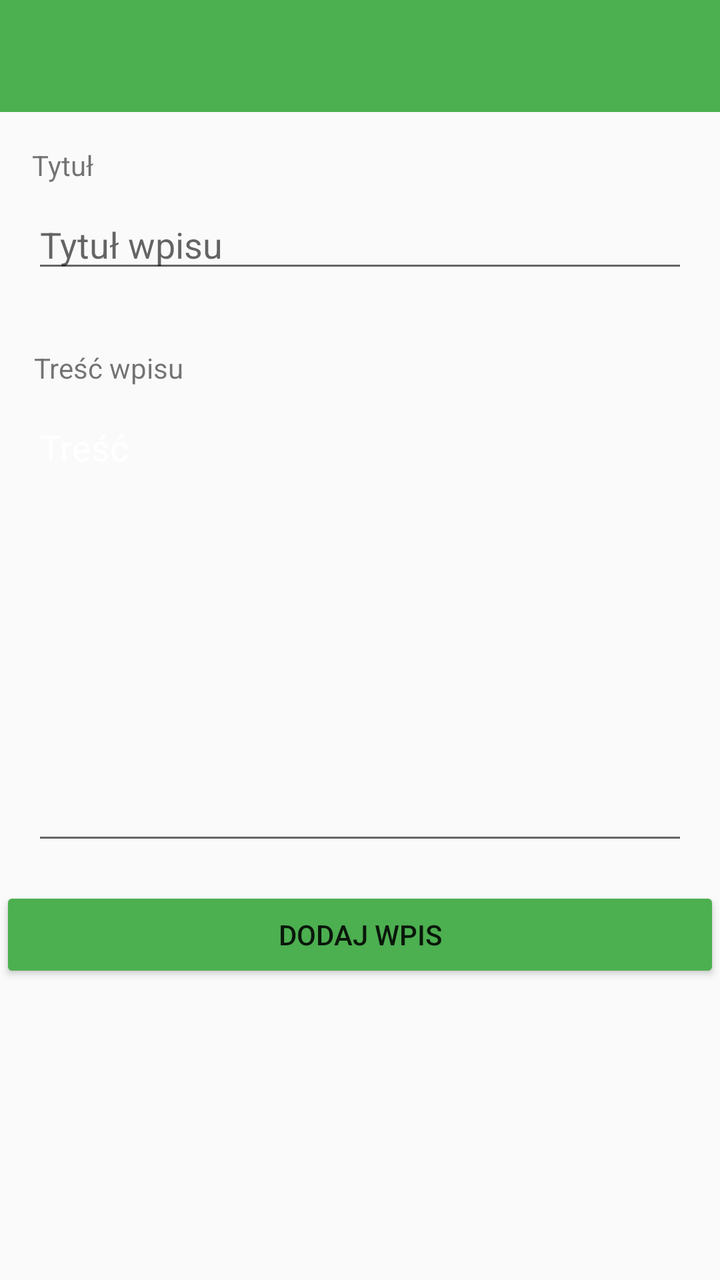
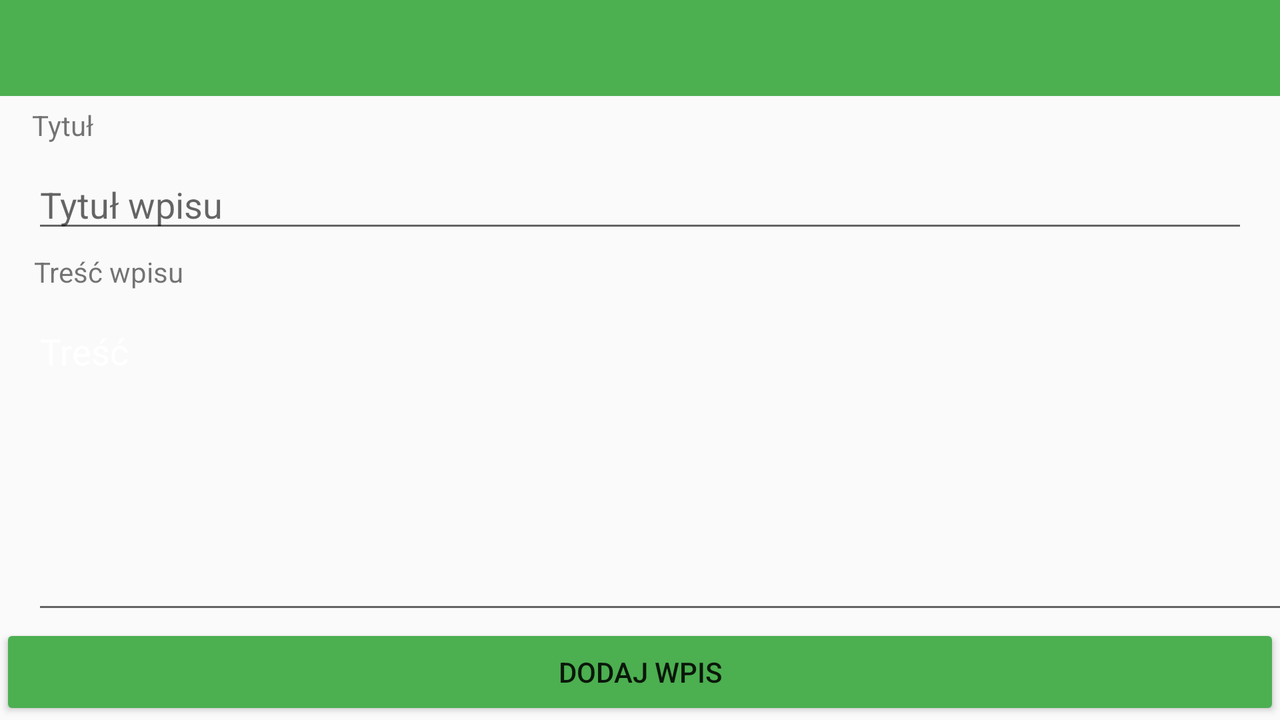

One screen, two layout resources from the same app: the default and the repository's alternative for another configuration. Each is rendered where Android would select it; the XML of both is given below.
<!-- AndroidManifest.xml: application theme Theme.Project -->
<!-- res/layout/activity_add_post.xml -->
<?xml version="1.0" encoding="utf-8"?>
<androidx.constraintlayout.widget.ConstraintLayout xmlns:android="http://schemas.android.com/apk/res/android"
    xmlns:app="http://schemas.android.com/apk/res-auto"
    xmlns:tools="http://schemas.android.com/tools"
    android:layout_width="match_parent"
    android:layout_height="match_parent"
    tools:context=".AddPostActivity">

    <androidx.appcompat.widget.Toolbar
        android:id="@+id/add_post_toolbar"
        android:layout_width="0dp"
        android:layout_height="wrap_content"
        android:background="?attr/colorPrimary"
        android:minHeight="?attr/actionBarSize"
        android:theme="@android:style/ThemeOverlay.Material.Dark.ActionBar"
        app:layout_constraintEnd_toEndOf="parent"
        app:layout_constraintHorizontal_bias="0.0"
        app:layout_constraintStart_toStartOf="parent"
        app:layout_constraintTop_toTopOf="parent" />

    <EditText
        android:id="@+id/post_title"
        android:layout_width="0dp"
        android:layout_height="wrap_content"
        android:layout_marginStart="16dp"
        android:layout_marginTop="44dp"
        android:layout_marginEnd="16dp"
        android:ems="10"
        android:hint="Tytuł wpisu"
        android:inputType="textPersonName"
        app:layout_constraintEnd_toEndOf="parent"
        app:layout_constraintHorizontal_bias="0.0"
        app:layout_constraintStart_toStartOf="parent"
        app:layout_constraintTop_toBottomOf="@+id/add_post_toolbar" />

    <EditText
        android:id="@+id/post_content"
        android:layout_width="0dp"
        android:layout_height="226dp"
        android:layout_marginStart="16dp"
        android:layout_marginTop="60dp"
        android:layout_marginEnd="16dp"
        android:ems="10"
        android:gravity="start|top"
        android:hint="Treść"
        android:inputType="textMultiLine"
        android:textColorHint="#FFFFFF"
        app:layout_constraintEnd_toEndOf="parent"
        app:layout_constraintHorizontal_bias="0.0"
        app:layout_constraintStart_toStartOf="parent"
        app:layout_constraintTop_toBottomOf="@+id/post_title" />

    <Button
        android:id="@+id/post_submit"
        android:layout_width="0dp"
        android:layout_height="wrap_content"
        android:layout_marginTop="16dp"
        android:backgroundTint="?attr/colorPrimary"
        android:text="Dodaj wpis"
        app:layout_constraintEnd_toEndOf="parent"
        app:layout_constraintStart_toStartOf="parent"
        app:layout_constraintTop_toBottomOf="@+id/post_content" />

    <TextView
        android:id="@+id/textView"
        android:layout_width="wrap_content"
        android:layout_height="wrap_content"
        android:layout_marginStart="1dp"
        android:layout_marginBottom="8dp"
        android:text="Treść wpisu"
        app:layout_constraintBottom_toTopOf="@+id/post_content"
        app:layout_constraintStart_toStartOf="@+id/post_content" />

    <TextView
        android:id="@+id/textView4"
        android:layout_width="wrap_content"
        android:layout_height="wrap_content"
        android:layout_marginBottom="8dp"
        android:text="Tytuł"
        app:layout_constraintBottom_toTopOf="@+id/post_title"
        app:layout_constraintStart_toStartOf="@+id/post_title" />
</androidx.constraintlayout.widget.ConstraintLayout>
<!-- resources referenced by this layout -->
<resources>
  <style name="Theme.Project" parent="Theme.AppCompat.Light.NoActionBar">
          
          <item name="colorPrimary">@color/primary</item>
          <item name="colorPrimaryVariant">@color/purple_700</item>
          <item name="colorOnPrimary">@color/white</item>
          
          <item name="colorSecondary">@color/teal_200</item>
          <item name="colorSecondaryVariant">@color/teal_700</item>
          <item name="colorOnSecondary">@color/black</item>
          
          <item name="android:statusBarColor" tools:targetApi="l">?attr/colorPrimaryVariant</item>
          
      </style>
  <color name="primary">#FF4CAF50</color>
  <color name="purple_700">#FF3700B3</color>
  <color name="white">#FFFFFFFF</color>
  <color name="teal_200">#FF03DAC5</color>
  <color name="teal_700">#FF018786</color>
  <color name="black">#FF000000</color>
</resources>
<!-- res/layout-land/activity_add_post.xml (the repository's variant of the layout above) -->
<!-- drawn on the phone turned sideways -->
<?xml version="1.0" encoding="utf-8"?>
<androidx.constraintlayout.widget.ConstraintLayout xmlns:android="http://schemas.android.com/apk/res/android"
    xmlns:app="http://schemas.android.com/apk/res-auto"
    xmlns:tools="http://schemas.android.com/tools"
    android:layout_width="match_parent"
    android:layout_height="match_parent"
    tools:context=".AddPostActivity">

    <androidx.appcompat.widget.Toolbar
        android:id="@+id/add_post_toolbar"
        android:layout_width="0dp"
        android:layout_height="wrap_content"
        android:background="?attr/colorPrimary"
        android:minHeight="?attr/actionBarSize"
        android:theme="@android:style/ThemeOverlay.Material.Dark.ActionBar"
        app:layout_constraintEnd_toEndOf="parent"
        app:layout_constraintHorizontal_bias="0.0"
        app:layout_constraintStart_toStartOf="parent"
        app:layout_constraintTop_toTopOf="parent" />

    <EditText
        android:id="@+id/post_title"
        android:layout_width="0dp"
        android:layout_height="wrap_content"
        android:layout_marginStart="16dp"
        android:layout_marginTop="32dp"
        android:layout_marginEnd="16dp"
        android:ems="10"
        android:hint="Tytuł wpisu"
        android:inputType="textPersonName"
        app:layout_constraintEnd_toEndOf="parent"
        app:layout_constraintHorizontal_bias="0.0"
        app:layout_constraintStart_toStartOf="parent"
        app:layout_constraintTop_toBottomOf="@+id/add_post_toolbar" />

    <EditText
        android:id="@+id/post_content"
        android:layout_width="696dp"
        android:layout_height="0dp"
        android:layout_marginStart="16dp"
        android:layout_marginTop="32dp"
        android:layout_marginEnd="16dp"
        android:ems="10"
        android:gravity="start|top"
        android:hint="Treść"
        android:inputType="textMultiLine"
        android:textColorHint="#FFFFFF"
        app:layout_constraintBottom_toTopOf="@+id/post_submit"
        app:layout_constraintEnd_toEndOf="parent"
        app:layout_constraintHorizontal_bias="0.0"
        app:layout_constraintStart_toStartOf="parent"
        app:layout_constraintTop_toBottomOf="@+id/post_title" />

    <Button
        android:id="@+id/post_submit"
        android:layout_width="0dp"
        android:layout_height="wrap_content"
        android:backgroundTint="?attr/colorPrimary"
        android:text="Dodaj wpis"
        app:layout_constraintBottom_toBottomOf="parent"
        app:layout_constraintEnd_toEndOf="parent"
        app:layout_constraintStart_toStartOf="parent" />

    <TextView
        android:id="@+id/textView"
        android:layout_width="wrap_content"
        android:layout_height="wrap_content"
        android:layout_marginStart="1dp"
        android:layout_marginBottom="8dp"
        android:text="Treść wpisu"
        app:layout_constraintBottom_toTopOf="@+id/post_content"
        app:layout_constraintStart_toStartOf="@+id/post_content" />

    <TextView
        android:id="@+id/textView4"
        android:layout_width="wrap_content"
        android:layout_height="wrap_content"
        android:layout_marginBottom="8dp"
        android:text="Tytuł"
        app:layout_constraintBottom_toTopOf="@+id/post_title"
        app:layout_constraintStart_toStartOf="@+id/post_title" />
</androidx.constraintlayout.widget.ConstraintLayout>
